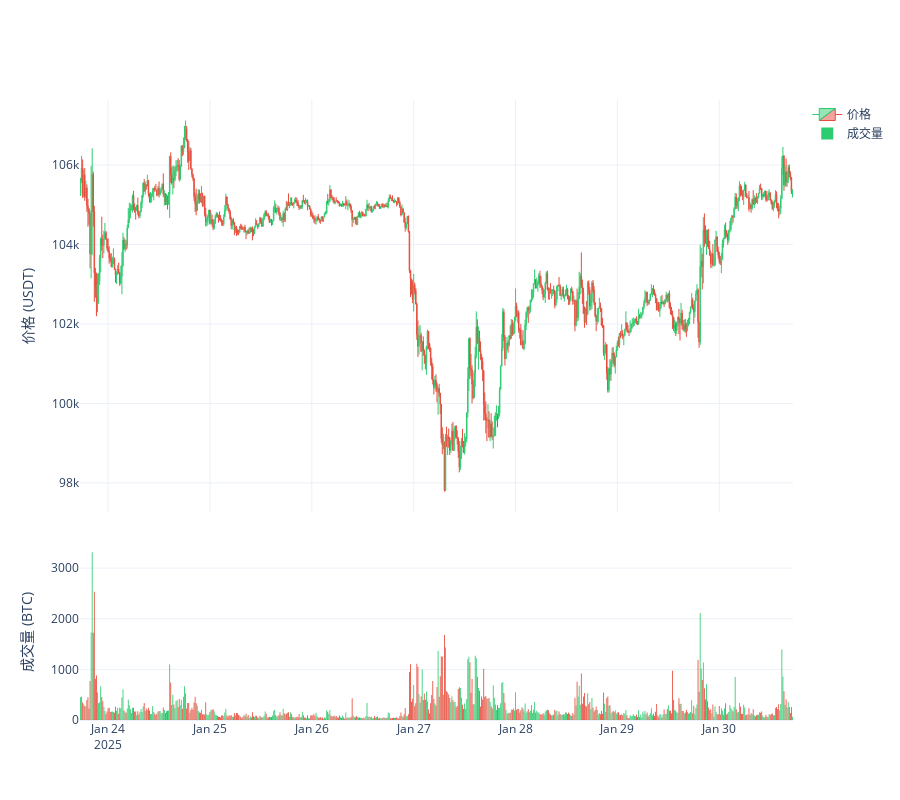

The cell this chart's notebook holds for it:
### Code cell
import plotly.graph_objects as go
import numpy as np
from plotly.subplots import make_subplots


def adaptive_plot(df: pd.DataFrame) -> None:
    """完整数据可视化（禁用降采样）"""
    # 动态时间格式
    time_format = "%Y-%m-%d %H:%M" if "T" not in df.index[0].isoformat() else "%Y-%m-%d"

    fig = make_subplots(
        rows=2,
        cols=1,
        shared_xaxes=True,
        row_heights=[0.7, 0.3],
        vertical_spacing=0.05,
        specs=[[{"type": "scattergl"}], [{"type": "bar"}]],
    )

    # K线主图（使用WebGL加速）
    fig.add_trace(
        go.Candlestick(
            x=df.index,
            open=df.open,
            high=df.high,
            low=df.low,
            close=df.close,
            name="价格",
            increasing_line_color="#2ECC71",  # 绿色上涨
            decreasing_line_color="#E74C3C",  # 红色下跌
        ),
        row=1,
        col=1,
    )

    # 成交量（优化渲染性能）
    colors = np.where(df.close > df.open, "#2ECC71", "#E74C3C")
    fig.add_trace(
        go.Bar(
            x=df.index,
            y=df.volume,
            marker_color=colors,
            name="成交量",
            marker_line_width=0,
        ),
        row=2,
        col=1,
    )

    # 高性能布局配置
    fig.update_layout(
        height=800,
        template="plotly_white",
        hovermode="x unified",
        xaxis_rangeslider_visible=False,
        xaxis=dict(type="date", tickformat=time_format, rangeslider_thickness=0.02),
        yaxis=dict(title_text="价格 (USDT)"),
        yaxis2=dict(title_text="成交量 (BTC)"),
        plot_bgcolor="rgba(255,255,255,0.9)",
        modebar_add=["webgl"],
    )

    # WebGL加速配置
    fig.update_traces(selector=dict(type="candlestick"), opacity=1, line_width=1)

    fig.show()


def validate_dataset(df: pd.DataFrame) -> None:
    # 检查时间间隔是否符合预期
    time_diff = df.index.to_series().diff().dt.total_seconds()
    expected = pd.Timedelta(FETCH_KWARGS["timeframe"]).total_seconds()
    if not (time_diff[1:] == expected).all():
        print(f"警告：发现 {len(time_diff[time_diff != expected])} 处时间间隔异常")


validate_dataset(df)

# 智能可视化
adaptive_plot(df)

### Figure 1 — Plotly figure (JSON) as saved in the notebook; plotly's stock layout.template omitted (floating-point values rounded to 4 significant figures; data arrays with more than 128 entries replaced by an {"elided": "..."} marker saying what was removed)
{"data": [{"close": {"elided": "672 float values"}, "decreasing": {"line": {"color": "#E74C3C"}}, "high": {"elided": "672 float values"}, "increasing": {"line": {"color": "#2ECC71"}}, "line": {"width": 1}, "low": {"elided": "672 float values"}, "name": "价格", "opacity": 1, "open": {"elided": "672 float values"}, "type": "candlestick", "x": {"elided": "672 str values"}, "xaxis": "x", "yaxis": "y"}, {"marker": {"color": {"elided": "672 str values"}, "line": {"width": 0}}, "name": "成交量", "type": "bar", "x": {"elided": "672 str values"}, "xaxis": "x2", "y": {"elided": "672 float values"}, "yaxis": "y2"}], "layout": {"height": 800, "hovermode": "x unified", "modebar": {"add": ["webgl"]}, "plot_bgcolor": "rgba(255,255,255,0.9)", "xaxis": {"anchor": "y", "domain": [0, 1], "matches": "x2", "rangeslider": {"thickness": 0.02, "visible": false}, "showticklabels": false, "tickformat": "%Y-%m-%d", "type": "date"}, "xaxis2": {"anchor": "y2", "domain": [0, 1]}, "yaxis": {"anchor": "x", "domain": [0.335, 1.0], "title": {"text": "价格 (USDT)"}}, "yaxis2": {"anchor": "x2", "domain": [0, 0.285], "title": {"text": "成交量 (BTC)"}}}}
